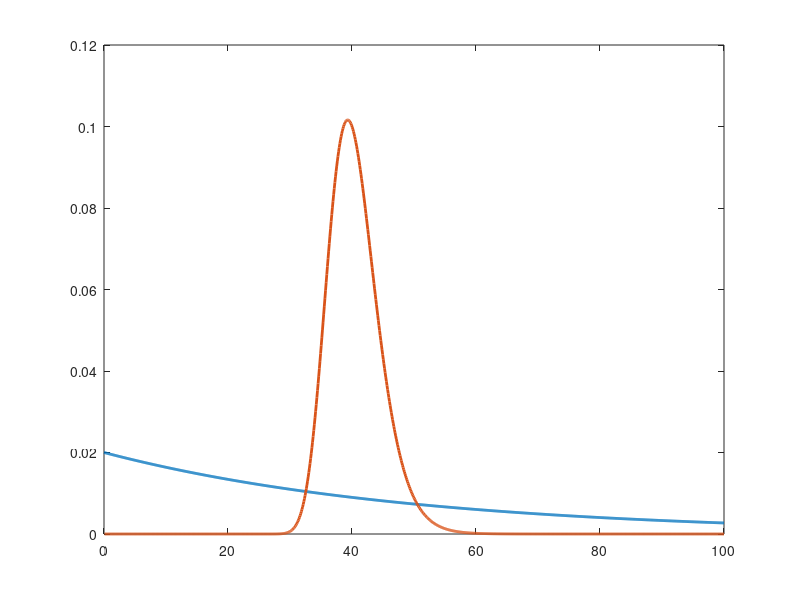

Source code (MATLAB): (Note: this script raises an error after producing the figure.)
function speed_radar()

close all; clc

%% Constants
lambda_ = 1/50;			% (km/hr)^-1, inv. mean of prior
alpha_	= 0.1;			% std. dev. is alpha_*x
infty_	= 1000;			% Practically infinite

%% Posterior
z1		= 40;			% km/hr
x1		= 50;			% km/hr
ProbX	= integral(@(x) posterior_X(x, z1), x1, infty_);					% P[X >= 50]

extAP	= roots([lambda_ 0 100*z1 -100*z1^2]);
xMAP	= real(extAP(3))
xLSEE	= integral(@(x) x.*posterior_X(x, z1), 0, infty_)
xLinLSEE= (1 / lambda_) + ( (1 / lambda_^2) / ...
	(alpha_/lambda_ + 1 / lambda_^2) ) * (z1 - (1 / lambda_))


%% Plots
figure;
xPlot	= linspace(0, 100, 1000);
plot(xPlot, prior_X(xPlot), 'LineWidth', 2); hold on;
plot(xPlot, posterior_X(xPlot, z1), 'LineWidth', 2);
plot(z1*ones(size(xPlot)), zPlot, 'LineWidth', 2, 'LineStyle','--')
plot(xMAP*ones(size(xPlot)), zPlot, 'LineWidth', 2, 'LineStyle','--')
plot(xLSEE*ones(size(xPlot)), zPlot, 'LineWidth', 2, 'LineStyle','--')
plot(xLinLSEE*ones(size(xPlot)), zPlot, 'LineWidth', 2, 'LineStyle','--')
make_nice_figures(gcf, gca, 18, [], '$x$ (km/hr)', '$f_X(x)$', 'PDF', [], [], [], []);
legend('Prior', 'Posterior', 'Measurement', 'MAP', 'LSEE', 'Linear LSEE')


%% Sanity check; these should all be 1
fprintf('\n\n ---- Sanity Check ---- \n')
integral(@prior_X, 0, infty_)
integral(@(y) conditional_ZGivenX(x1, y), 0, infty_)
integral(@marginal_Y, -infty_, infty_)

%% Functions

	function pdf_ = conditional_ZGivenX(x_, z_)
		pdf_ = (1 ./ (sqrt(2*pi) .* (alpha_*x_)) ) .* ...
			exp( -0.5* ( (z_ - x_) ./ (alpha_*x_) ).^2 ); 
	end

	
	function pdf_ = prior_X(x_)
		pdf_ = lambda_ * exp(-lambda_*x_);
	end

	function pdf_ = joint_XY(x_, z_)
		pdf_ = prior_X(x_) .* conditional_ZGivenX(x_, z_);
	end

	function pdf_ = marginal_Y(z_)
		pdf_ = zeros(size(z_));
		for k = 1:numel(z_)
			pdf_(k) = integral(@(x_) joint_XY(x_, z_(k)), 0, infty_);
		end
	end

	function pdf_ = posterior_X(x_, z_)
		pdf_ = zeros(size(x_));
		for k = 1:numel(x_)
			pdf_(k) = joint_XY(x_(k), z_) ./ marginal_Y(z_);
		end
	end

end